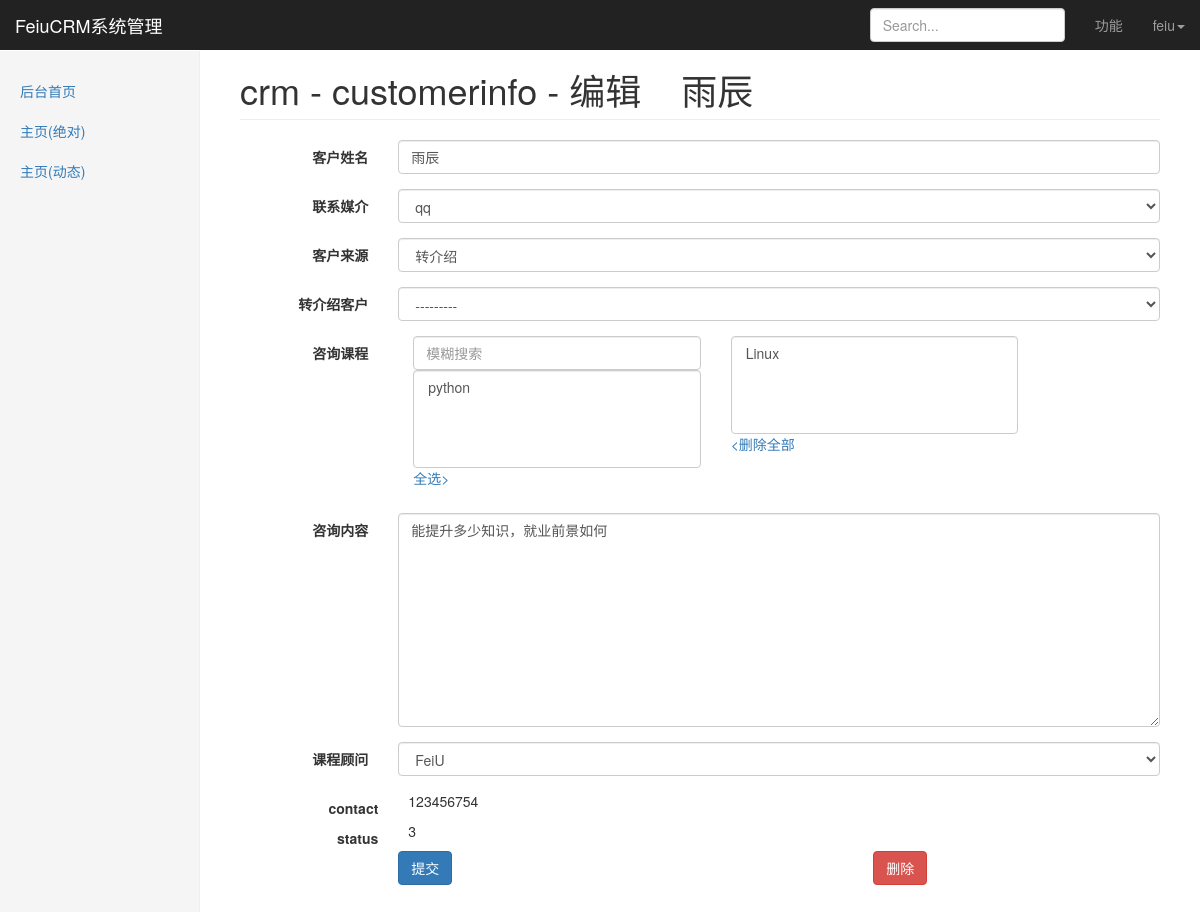
Screenshot of /djadmin/crm/customerinfo/2/change (signed in) with the database file from the repository.
### crm/models.py (models this page shows, shortened)
class Menu(models.Model):
    Url_Type_Choices = (
        (0, '绝对URL'),
        (1, '动态URL')
    )
    name = models.CharField(max_length=100, verbose_name='菜单名称')
    url_type = models.SmallIntegerField(choices=Url_Type_Choices, default=0, verbose_name='菜单类型')
    url = models.CharField(max_length=200, verbose_name='URL地址')
    class Meta:
        unique_together = ('name', 'url')
        verbose_name_plural = verbose_name = '动态菜单'

class CustomerInfo(models.Model):
    Contact_Type_Choices = (
        (1, 'qq'),
        (2, '微信'),
        (3, '手机'),
        (4, '其他')
    )
    Source_Choice = (
        (1, 'qq群'),
        (2, '微信'),
        (3, '转介绍'),
        (4, '其它'),
    )
    Status_Choice = (
        (1, '未报名'),
        (2, '已报名'),
        (3, '结业')
    )
    name = models.CharField(max_length=50, verbose_name='客户姓名')
    contact_type = models.SmallIntegerField(choices=Contact_Type_Choices, default=1, verbose_name='联系媒介')
    contact = models.CharField(max_length=50, unique=True, verbose_name='联系方式')
    source = models.SmallIntegerField(choices=Source_Choice, verbose_name='客户来源')
    referral_from = models.ForeignKey('self', blank=True, null=True, on_delete=models.SET_NULL, verbose_name='转介绍客户', related_name='customerinfo')
    consult_courses = models.ManyToManyField(Course, verbose_name='咨询课程',  related_name='customerinfo')  # 多对多关联课程
    consult_content = models.TextField(verbose_name='咨询内容')
    status = models.SmallIntegerField(choices=Status_Choice, verbose_name='客户状态')
    consultant = models.ForeignKey(UserProfile, null=True, blank=True, on_delete=models.SET_NULL, verbose_name='课程顾问', related_name='customerinfo')
    created_time = models.DateField(auto_now_add=True, verbose_name='创建时间')
    def __str__(self):
        return self.name
    class Meta:
        verbose_name_plural = verbose_name = '客户信息'

### djadmin/views.py (the view)
# urls.py: path('<str:app_name>/<str:model_name>/<str:obj_id>/change', table_change, name='table_change'),  # 数据表修改
@login_required
def table_change(request, app_name, model_name, obj_id):
    from .form_handle import create_dynamic_model_form
    admin_class = site.enable_admins[app_name][model_name]
    model_form = create_dynamic_model_form(admin_class=admin_class)
    obj = admin_class.model.objects.get(id=obj_id)  # 获取修改的实例，并将原值初始化到表单中
    form_obj = model_form(instance=obj)
    if request.method == 'POST':
        form_obj = model_form(instance=obj, data=request.POST)
        if form_obj.is_valid():
            form_obj.save()
            return redirect(reverse('djadmin:table_detail', kwargs={'app_name': app_name, 'model_name': model_name}))
    return render(request, 'djadmin/table_edit.html', locals())

### crm/models.py (called while the page is built)
    def __str__(self):
        return self.name

    def __str__(self):
        return self.name

### djadmin/form_handle.py (called while the page is built)
def create_dynamic_model_form(admin_class, form_add=False):
    class Meta:
        model = admin_class.model
        fields = '__all__'
        admin_class.form_add = form_add
        if not form_add:  # form_add为False，则修改
            exclude = admin_class.readonly_fields
    def __new__(cls, *args, **kwargs):
        for field_name in cls.base_fields:
            field_obj = cls.base_fields[field_name]
            field_obj.widget.attrs.update({'class': 'form-control'})
        return ModelForm.__new__(cls)
    dynamic_form = type('DynamicModelForm', (ModelForm,), {'Meta': Meta, '__new__': __new__})
    return dynamic_form

### djadmin/templatetags/djadmin_tags.py (called while the page is built)
@register.simple_tag
def get_obj_field_val(form_obj, field):
    return getattr(form_obj.instance, field)

@register.simple_tag
def get_available_m2m_data(field_name, form_obj, admin_class):
    field_obj = admin_class.model._meta.get_field(field_name)  # 获取字段对象
    obj_list = field_obj.related_model.objects.all()
    obj_list = set(obj_list)  # 所有咨询课程的集合
    try:
        selected_data = set(getattr(form_obj.instance, field_name).all())  # 所以已选中课程的即可
    except:
        selected_data = set([])
    return obj_list - selected_data

@register.simple_tag
def get_selected_m2m_data(field_name, form_obj, admin_class):
    try:
        selected_data = getattr(form_obj.instance, field_name).all()
    except:
        selected_data = set([])
    return selected_data

### djadmin/templates/djadmin/table_edit.html (shortened to what this page needs)
{% extends 'djadmin/base.html' %}
{% load djadmin_tags %}
{% block content %}
    <h1 class="page-header">{{ app_name }} - {{ model_name }} - 编辑 &nbsp;&nbsp; {{ obj }} </h1>
    <form class="form-horizontal" method="post" onsubmit="VerificationBeforeFormSubmit();">
        {% for field in form_obj %}
            <div class="form-group">
                <label class="col-sm-2 control-label">{{ field.label }}</label>
                <div class="col-sm-10">
                    {% if field.name in admin_class.filter_horizontal %}
                        <div class="col-md-5">
                            <input type="search" class="form-control" oninput="FuzzySearch(this)" placeholder="模糊搜索">
                            <select multiple class="form-control" id="id_{{ field.name }}_from">
                                {% get_available_m2m_data field.name form_obj admin_class as vailable_m2m_data %}
                                {% for obj in vailable_m2m_data %}
                                    <option value="{{ obj.id }}" ondblclick="MoveSelectedOption(this,'id_{{ field.name }}_to')">{{ obj }}</option>
                                {% endfor %}
                            </select>
                        <p><a onclick="MoveAllElements('id_{{ field.name }}_from', 'id_{{ field.name }}_to')">全选></a></p>
                        </div>
                        <div class="col-md-5">
                            <select myflag="selected_m2m" multiple class="form-control" id="id_{{ field.name }}_to" name="{{ field.name }}">
                                {% get_selected_m2m_data field.name form_obj admin_class as selected_m2m_data %}
                                {% for obj in selected_m2m_data %}
                                    <option value="{{ obj.id }}" ondblclick="MoveSelectedOption(this,'id_{{ field.name }}_from')">{{ obj }}</option>
                                {% endfor %}
                            </select>
                         <p><a onclick="MoveAllElements('id_{{ field.name }}_to', 'id_{{ field.name }}_from')"><删除全部</a></p>
                        </div>
                    {% else %}
                        {{ field }}
                    {% endif %}
                </div>
            </div>
        {% endfor %}
        {% if not admin_class.form_add %}
            {% for field in admin_class.readonly_fields %}
                <label class="col-sm-2 control-label">{{ field }}</label>
                <div class="col-sm-10">
                    <p>{% get_obj_field_val form_obj field %}</p>
                </div>
            {% endfor %}
        {% endif %}
        <div class="form-group">
            <div class="col-sm-offset-2 col-sm-4">
                <button type="submit" class="btn btn-primary">提交</button>
            </div>
            {% url 'djadmin:table_add' app_name model_name as table_add %}
                {% if request.path != table_add %}
                <div class="col-sm-offset-2 col-sm-4">
                    <a class="btn btn-danger" href="{% url 'djadmin:table_delete' app_name model_name obj_id %}">删除</a>
                </div>
            {% endif %}
        </div>
    </form>
{% endblock %}

### djadmin/templates/djadmin/base.html (shortened to what this page needs)
<!DOCTYPE html>
{% load static %}
{% load djadmin_tags %}
<html lang="zh-CN">
<head>
    <link href="{% static 'bootstrap-3.3.7/css/bootstrap.min.css' %}" rel="stylesheet">
    <link href="{% static 'bootstrap-3.3.7/css/ie10-viewport-bug-workaround.css' %}" rel="stylesheet">
    <link href="{% static 'bootstrap-3.3.7/css/dashboard.css' %}" rel="stylesheet">
</head>
<body>
<nav class="navbar navbar-inverse navbar-fixed-top">
    <div class="container-fluid">
        <div class="navbar-header">
            <a class="navbar-brand" href="#">FeiuCRM系统管理</a>
        </div>
        <div id="navbar" class="navbar-collapse collapse">
            <ul class="nav navbar-nav navbar-right">
                <li><a href="#">功能</a></li>
                {% if request.user.is_authenticated %}
                    <li class="dropdown">
                        <a href="#" class="dropdown-toggle" data-toggle="dropdown" role="button" aria-haspopup="true" aria-expanded="false">{{ request.user }}<span class="caret"></span></a>
                    </li>
                {% else %}
                    <li><a href="{% url 'djadmin:user_login' %}">点击登录</a></li>
                {% endif %}
            </ul>
<form class="navbar-form navbar-right">
    <input name="_kw" type="text" class="form-control" placeholder="Search..." value="{{ keyword }}">
</form>
        </div>
    </div>
</nav>
<div class="container-fluid">
    {% block body %}
        <div class="row">
            <div class="col-sm-3 col-md-2 sidebar">
                <ul class="nav nav-sidebar">
                   {% url 'djadmin:index' as djadmin_index %}
                    <li {% if request.path == djadmin_index %} class="active" {% endif %}><a href="{{ djadmin_index }}">后台首页</a></li>
                    {% for role in request.user.userprofile.role.all %}
                        {% for menu in role.menus.all %}
                            {% if menu.url_type == 0 %}
                                <li {% if request.path == menu.url %} class="active" {% endif %}><a href="{{ menu.url }}">{{ menu.name }}</a></li>
                            {% else %}
                                {% url menu.url as menu_dynamic_url %}
                                <li {% if request.path == menu_dynamic_url %} class="active" {% endif %}><a href="{{ menu_url }}">{{ menu.name }}</a></li>
                            {% endif %}
                        {% endfor %}
                    {% endfor %}
                </ul>
            </div>
            <div class="col-sm-9 col-sm-offset-3 col-md-10 col-md-offset-2 main">
                {% block content %}
                {% endblock %}
            </div>
        </div>
    {% endblock body %}
</div>
</body>
</html>

### rows the page displays
Menu: name "主页(绝对)"
Menu: name "主页(动态)"
CustomerInfo: name "雨辰", form_obj "雨辰" "qq" "转介绍" "---------" "能提升多少知识，就业前景如何" "FeiU", contact "123456754" "3"

### other values shown
{{ request.user }} "feiu"
{{ app_name }} "crm"
{{ model_name }} "customerinfo"
{{ field.label }} "客户姓名" "联系媒介" "客户来源" "转介绍客户" "咨询课程" "咨询内容" "课程顾问"
{{ field }} "contact" "status"
